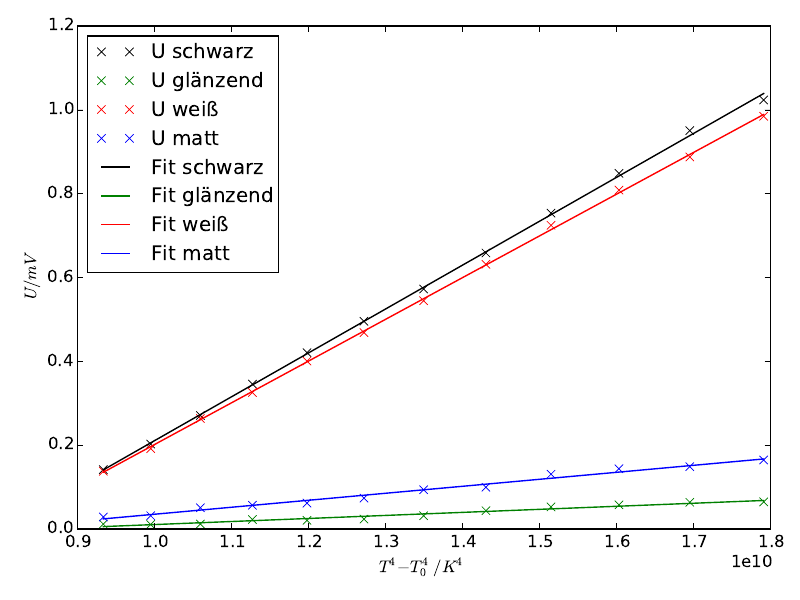

Recreate this plot in Python.
import numpy as np
from scipy.optimize import curve_fit
import matplotlib.pyplot as plt
T,Us,Ug,Uw,Um = np.genfromtxt('messwerte_temperatur.txt', unpack=True)

# Mittelwert der Offsetspannung abziehen U0=0.0072
Us-=0.0072
Ug-=0.0072
Uw-=0.0072
Um-=0.0072

# Grad Celsius in Kelvin
T+=273.15
# Auf der x-Achse soll T⁴-T0⁴ aufgetragen werden:
# Raumtemperatur auf 21 Grad geschaetzt.
T=(T**4-21**4)
def f(m,x,c):
 return m * x + c


plt.plot(T, Us, 'kx', label='U schwarz')
plt.plot(T, Ug, 'gx', label='U glänzend')
plt.plot(T, Uw, 'rx', label='U weiß')
plt.plot(T, Um, 'bx', label='U matt')

parameters1, pcov1 = curve_fit(f, T, Us)
parameters2, pcov2 = curve_fit(f, T, Ug)
parameters3, pcov3 = curve_fit(f, T, Uw)
parameters4, pcov4 = curve_fit(f, T, Um)
plt.plot(T, f(T, *parameters1), 'k-', label='Fit schwarz')
plt.plot(T, f(T, *parameters2), 'g-', label='Fit glänzend')
plt.plot(T, f(T, *parameters3), 'r-', label='Fit weiß')
plt.plot(T, f(T, *parameters4), 'b-', label='Fit matt')

plt.xlabel(r'$T^{4}-T_0^4 / K$')
plt.ylabel(r'$U / mV$')
#plt.yscale('log')
plt.tight_layout()
plt.legend(loc='best')
plt.savefig('thermospannung.pdf')
print('Fit schwarz')
print(parameters1)
print(pcov1)
print('Fit glänzend')
print(parameters2)
print(pcov2)
print('Fit weiß')
print(parameters3)
print(pcov3)
print('Fit matt')
print(parameters4)
print(pcov4)
#Fit schwarz
#[  1.04688488e-10  -8.36232527e-01]
#[[  5.57523512e-25  -7.42087980e-15]
# [ -7.42087980e-15   1.02817826e-04]]
#Fit glänzend
#[  7.26261983e-12  -6.19519545e-02]
#[[  2.17557787e-25  -2.89578855e-15]
# [ -2.89578855e-15   4.01217504e-05]]
#Fit weiß
#[  9.95319028e-11  -7.93846147e-01]
#[[  3.40839518e-25  -4.53672187e-15]
# [ -4.53672187e-15   6.28572214e-05]]
#Fit matt
#[  1.66698453e-11  -1.31416208e-01]
#[[  4.23936518e-25  -5.64277894e-15]
# [ -5.64277894e-15   7.81818705e-05]]
